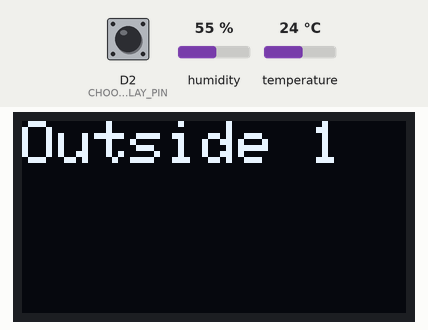
A sketch run on a simulated Arduino MKR. Shown: 128×64 one-colour display. Inputs (shaded band) come from the test bench; at power-on: D2 (CHOOSE_DISPLAY_PIN) HIGH, humidity 55 %, temperature 24 °C. WiFi joins after 1.5 s; servers stay silent unless stated; the display library's start-up logo is not drawn; network time is answered at once with the bench clock; the local clock reads 2024-03-15 10:24:30 at power-on unless the sketch sets it; what the sketch prints to the serial monitor is not drawn.

Above: at 2.2 s.
At 5.4 s:
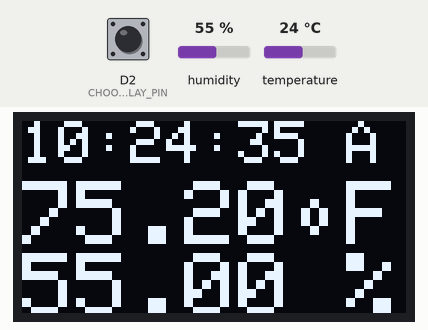
5.5 s: D2 (CHOOSE_DISPLAY_PIN) pulled LOW for 0.15 s
At 6.8 s:
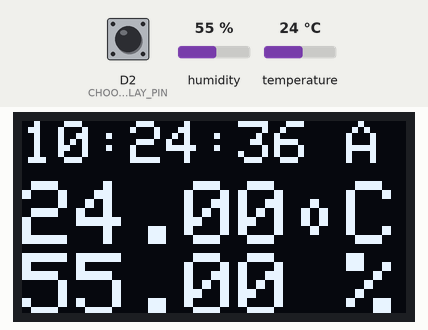
10.6 s: D2 (CHOOSE_DISPLAY_PIN) pulled LOW for 1 s
At 11.7 s:
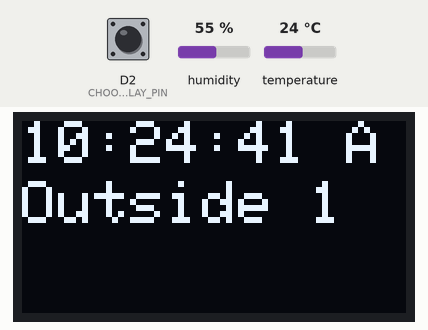
Timing chart, 0 to 13.6 s (numbered marks = the images above; inputs shaded):
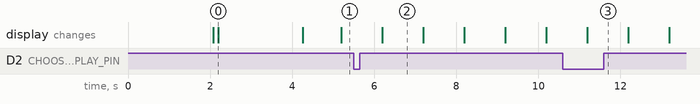

Measured:
- after the input at 5.5 s, the display: changes after 0.70 s (image 2)
- after the input at 10.6 s, the display: changes after 0.60 s (image 3)
- what the display in image 0 shows lasts 2.1 s, from 2.2 s to 4.3 s
- what the display in image 2 shows lasts 1.0 s, from 6.2 s to 7.2 s

The sketch:

Temperature_Display.ino
```cpp
#include <Time.h>
#include <TimeLib.h>

#include <Wire.h>
#include <Adafruit_Sensor.h>
#include <Adafruit_AM2320.h>
#include <Adafruit_SSD1306.h>
#include <WiFiNINA.h>
#include <WiFiUdp.h>
#include <NTPClient.h>
#include "MyDelay.h"
#include <AceButton.h>
using namespace ace_button;

#define SCREEN_WIDTH 128 // OLED display width, in pixels
#define SCREEN_HEIGHT 64 // OLED display height, in pixels

// Declaration for an SSD1306 display connected to I2C (SDA, SCL pins)
#define OLED_RESET -1 // Reset pin # (or -1 if sharing Arduino reset pin)

Adafruit_SSD1306 display(SCREEN_WIDTH, SCREEN_HEIGHT, &Wire, OLED_RESET);

Adafruit_AM2320 am2320 = Adafruit_AM2320(&Wire);

int displayMode = 0;

float temperature = 0;
float humidity = 0;

#define CHOOSE_DISPLAY_PIN 2

// Need a UDP socket to access the NTP service
WiFiUDP ntpUDP;

// By default 'pool.ntp.org' is used with 60 seconds update interval and
// no offset
// You can specify the time server pool and the offset, (in seconds)
// additionaly you can specify the update interval (in milliseconds).
NTPClient timeClient(ntpUDP, "pool.ntp.org", -14400, 60000);


const char ssid[] = "your_sid";     // your network SSID (name)
const char pass[] = "your_pass";    // your network password

const char sensorName[] = "Outside 1";
const byte sensorId = 1;


// Initialize the Wifi client library
WiFiClient client;

// Automatically uses the default ButtonConfig. We will configure this later
// using AceButton::init() method in setup() below.
AceButton button;

void handleButtonEvent(AceButton*, uint8_t, uint8_t);
void readSensor();
void dimDisplay();

myDelay readSensorDelay(2000, readSensor);          // 2 second delay for reading sensor
myDelay dimDisplayDelay(30000, dimDisplay);         // Dim the display after 30 seconds of inactivity

void(* resetFunc) (void) = 0; //declare reset function @ address 0

void setup()
{
  Serial.begin(115200);
//  while (!Serial) {
//    ; // wait for serial port to connect. Needed for native USB port only
//  }

  Serial.println(F("Adafruit AM2320 Remote Thermometer"));
  am2320.begin();

  // SSD1306_SWITCHCAPVCC = generate display voltage from 3.3V internally
  // Address 0x3C for 128x32 and 128x64
  if (!display.begin(SSD1306_SWITCHCAPVCC, 0x3C))
  {
    Serial.println(F("SSD1306 allocation failed"));
    for (;;)
      ; // Don't proceed, loop forever
  }

  // Show initial display buffer contents on the screen --
  // the library initializes this with an Adafruit splash screen.
  display.display();
  delay(500);

  // Clear the buffer
  display.clearDisplay();

  display.setCursor(0, 0);

  display.cp437(true); // Use full 256 char 'Code Page 437' font
  display.setTextSize(1); // Draw normal scale text
  display.setTextColor(SSD1306_WHITE);
  display.setTextWrap(true);

  connectToAP();    // connect the board to the access point
  printWifiStatus();

  timeClient.begin();
  timeClient.forceUpdate();

  setSyncProvider(updateTimeFromNTP);

  // Setup the CHOOSE_DISPLAY_PIN button input pin
  pinMode(CHOOSE_DISPLAY_PIN, INPUT_PULLUP);

  // We use the AceButton::init() method here instead of using the constructor
  // to show an alternative. Using init() allows the configuration of the
  // hardware pin and the button to be placed closer to each other.
  button.init(CHOOSE_DISPLAY_PIN, LOW);

  // Configure the ButtonConfig with the event handler, and enable the click event
  ButtonConfig* buttonConfig = button.getButtonConfig();
  buttonConfig->setEventHandler(handleButtonEvent);
  buttonConfig->setFeature(ButtonConfig::kFeatureClick);

  display.clearDisplay();
  display.setCursor(0, 0);
  display.setTextSize(2); // Draw 2X scale text
  display.println(sensorName);
  display.display();

  delay(2000);         // Pause for 2 seconds

  // Do the initial sensor read
  readSensor();

  // Start all the delay timers
  readSensorDelay.start();
  dimDisplayDelay.start();
}

time_t prevDisplay = 0; // when the digital clock was displayed


void loop()
{
  //  timeClient.update();
  readSensorDelay.update();
  dimDisplayDelay.update();

  button.check();

  if (timeStatus() != timeNotSet) {
    if (now() != prevDisplay) { //update the display only if time has changed
      prevDisplay = now();
      displayTheData();
    }
  }

}

void dimDisplay()
{
  Serial.println("dim display");
  display.dim(1);
  dimDisplayDelay.stop();
}

void lightDisplay()
{
  Serial.println("light display");
  display.dim(0);
  dimDisplayDelay.start();
}

void displayTheData()
{
  // Clear the buffer
  display.clearDisplay();
  display.setTextWrap(false);

  display.setCursor(0, 0);

#if SCREEN_HEIGHT == 32
  display.setTextSize(3); // Draw 3X scale text
  switch (displayMode)
  {
    case 0:
      displayTime();
      break;
    case 1: // Farenheight Temp
      displayTempF();
      break;
    case 2: // Centigrade Temp
      displayTempC();
      break;
    case 3:
      displayHumidity();
      break;
    case 4:
      display.setTextSize(2); // Draw 2X scale text
      displaySensorName();
  }
#else
  display.setTextSize(2); // Draw 2X scale text
  displayTime();
  display.setCursor(0, 20);
  display.setTextSize(3); // Draw 3X scale text
  switch (displayMode)
  {
    case 1: // Centigrade Temp
      displayTempC();
      displayHumidity();
      break;
    case 0: // Farenheight Temp
      displayTempF();
      displayHumidity();
      break;
    case 2: // Sensor Name
      display.setTextSize(2);
      display.println(sensorName);
  }
#endif
  display.display();
}

// The event handler for the AceButton.
void handleButtonEvent(AceButton* /* button */, uint8_t eventType,
                       uint8_t buttonState) {

  // Print out a message for all events.
  Serial.print(F("handleButtonEvent(): eventType: "));
  Serial.print(eventType);
  Serial.print(F("; buttonState: "));
  Serial.println(buttonState);

  switch (eventType) {
    case AceButton::kEventReleased:
      displayMode++;
#if SCREEN_HEIGHT == 32
      if (displayMode > 4)
#else
      if (displayMode > 2)
#endif
      {
        displayMode = 0;
      }
      break;
    case AceButton::kEventPressed:
      lightDisplay();

      break;
  }
}

void readSensor()
{
  Serial.println("Reading sensor");
  temperature = am2320.readTemperature();
  humidity = am2320.readHumidity();

  if (isnan(temperature) || isnan(humidity))
  {
    resetFunc();
  }

}

void displayTempF() {
  display.print(((temperature * 9.0) / 5.0) + 32.0);
  display.write(9);
  display.println("F");
}

void displayTempC() {
  display.print(temperature);
  display.write(9);
  display.println("C");
}

void displayHumidity() {
  display.print(humidity);
  display.println(" %");
}

void displaySensorName() {
  display.println(sensorName);
}

void displayTime()
{
  displayHoursDigits(hour());
#if SCREEN_HEIGHT == 32
  if ((second() % 2) == 0)
  {
    display.print(":");
  } else {
    display.print(" ");
  }
#else
  display.print(":");
#endif
  display2digits(minute());
#if SCREEN_HEIGHT == 64
  display.print(":");
  display2digits(second());
#endif
  if (hour() < 12) {
    display.print(" A");
  } else {
    display.print(" P");
  }
}

void displayHoursDigits(int number)
{
  if (number == 0) {
    number = 12;
  }
  if (number > 12) {
    number -= 12;
  }
  if (number < 10)
  {
    display.print(" ");
  }
  display.print(number);
}

void display2digits(int number)
{
  if (number < 10)
  {
    display.print("0");
  }
  display.print(number);
}

void printWifiStatus() {
  display.clearDisplay();
  display.setCursor(0, 0);
  display.print("Firmware: ");
  display.println(WiFi.firmwareVersion());

  // print the SSID of the network you're attached to:
  display.print("SSID: ");
  display.println(WiFi.SSID());

  // print your WiFi shield's IP address:
  IPAddress ip = WiFi.localIP();
  display.print("IP Address: ");
  display.println(ip);

  // print the received signal strength:
  long rssi = WiFi.RSSI();
  display.print("signal strength (RSSI):");
  display.print(rssi);
  display.println(" dBm");
  display.display();
}

void connectToAP() {
  int i = 0;
  bool connected = false;

  // check for the presence of the shield:
  if (WiFi.status() == WL_NO_SHIELD) {
    Serial.println("WiFi shield not present");
    display.println("WiFi shield not present");
    display.display();
    // don't continue:
    while (true);
  }

  while (!connected) {
    display.clearDisplay();
    display.setCursor(0, 0);
    // attempt to connect to Wifi network:
    display.print("Attempting to connect to SSID: ");
    display.print(ssid);

    // Connect to WPA/WPA2 network. Change this line if using open or WEP network:
    WiFi.begin(ssid, pass);
    i = 0;

    while ( WiFi.status() != WL_CONNECTED) {
      display.display();
      // wait 1 second for connection:
      delay ( 1000 );
      display.print( "." );
      i++;
      if (i > 20) {
        WiFi.end();
        break;
      }
    }
    if (WiFi.status() == WL_CONNECTED) {
      connected = true;
    }
  }
  display.println ( "." );
  display.display();
}

time_t updateTimeFromNTP()
{
  timeClient.forceUpdate();
  uint32_t epochTime = timeClient.getEpochTime();
  Serial.print("Updating time to ");
  Serial.println(timeClient.getFormattedTime());

  return epochTime;
}
```

MyDelay.cpp
```cpp
#if (ARDUINO >= 100)
#include "Arduino.h"
#else
#include "WProgram.h"
#endif

#include "MyDelay.h"

myDelay::myDelay(void) {
  this->_preMills = 0;
  this->setDelay(0);
}

myDelay::myDelay(unsigned long dtime) {
  this->_preMills = 0;
  this->setDelay(dtime);
}

myDelay::myDelay(unsigned long dtime, funTocall funcall) {
  this->_preMills = 0;
  this->setDelay(dtime);
  this->setCallback(funcall);
}

myDelay::myDelay(unsigned long dtime, funTocall funcall, int repeatCount) {
  this->_preMills = 0;
  this->setDelay(dtime);
  this->setCallback(funcall);
  this->setRepeat(repeatCount);
}

void myDelay::setDelay(unsigned long dtime) {
  this->_delaytime = dtime;
}

void myDelay::setCallback(funTocall funcall) {
  if (funcall != 0) {
    this->_funcall = funcall;
    this->_useFunction = true;
  } else {
    this->_useFunction = false;
  }
}

void myDelay::setRepeat(int repeatCount) {
  this->_initialRepeatCount = repeatCount;
  this->_currentRepeatCount = repeatCount;
  this->_repeating = true;
}

void myDelay::start() {
  this->_preMills = millis();
  this->_currentRepeatCount = this->_initialRepeatCount;
  this->_running = true;
}

void myDelay::stop() {
  this->_preMills = 0;
  this->_running = false;
}

bool myDelay::update() {
  if (this->_running) {
    this->_curMills = millis();
    if (this->_curMills - this->_preMills >= this->_delaytime) {
      if (this->_repeating) {
        if (this->_initialRepeatCount != MYDELAY_REPEAT_FOREVER) {
          this->_currentRepeatCount--;
          if (this->_currentRepeatCount == 0) {
            this->stop();
          }
        }
      }
      this->_preMills = this->_curMills;
      if (this->_useFunction == true) {
        this->_funcall();
        return true;
      } else {
        return true;
      }
    } else  {
      return false;
    }
  } else {
    return false;
  }
}

bool myDelay::isRunning() {
  return this->_running;
}
```

MyDelay.h
```cpp
#ifndef _MyDelay_h_
#define _MyDelay_h_
#define MYDELAY_REPEAT_FOREVER -1

typedef void (*funTocall)(void);

/**
 * Implement a "delay" with the mills() call.
 * Must call update method in the main loop
 * Must have a delay
 * Can have a callback function to be called when timere expires
 * Can have a repeat count
 *
 */
 class myDelay {
  public:
    myDelay(void);
    myDelay(unsigned long dtime);
    myDelay(unsigned long dtime, funTocall funcall);
    myDelay(unsigned long dtime, funTocall funcall, int repeatCount);


    void setDelay(unsigned long);
    void setCallback(funTocall);
    void setRepeat(int);
    bool update();
    bool isRunning();

    /**
     * Start the timer
     */
    void start();
    void stop();

  private:
    unsigned long _preMills, _curMills, _delaytime;
    int _initialRepeatCount = MYDELAY_REPEAT_FOREVER;
    int _currentRepeatCount = 0;
    funTocall _funcall;
    bool _useFunction = false;
    bool _running = false;
    bool _repeating = true;
};

#endif
```
